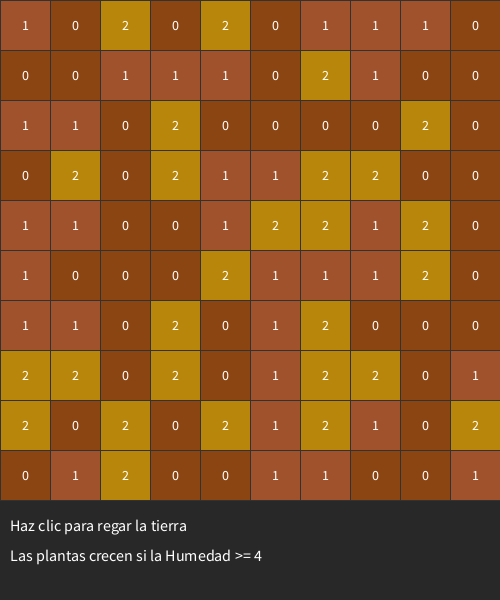
Frame 1 (no input)
Frame 60 (the mouse pressed at the canvas centre just before this capture): identical to frame 1, image omitted
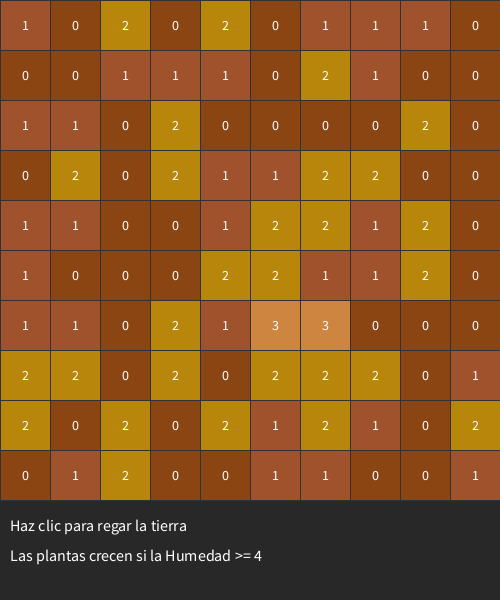
Frame 120 (the mouse held since frame 60 and released just before this capture)

The Processing sketch that drew these frames (run headless with seeded random() and noise(); from frame 60 on, the mouse is pressed at the canvas centre):

// Processing sketch: sketch_04_MatrixAddition
// ── sketch_04_MatrixAddition.pde
// Dimensiones de la cuadrícula (10x10)
int rows = 10;
int cols = 10;
int cellSize = 50; 

// Declaración de las 3 matrices (Mismo tamaño)
int[][] matrizA = new int[rows][cols]; // Humedad base de la tierra
int[][] matrizB = new int[rows][cols]; // Agua añadida por el jugador
int[][] matrizC = new int[rows][cols]; // Humedad Total = A + B

void setup() {
  size(500, 600);
  
  for (int i = 0; i < rows; i++) {
    for (int j = 0; j < cols; j++) {
      matrizA[i][j] = int(random(0, 3));
      matrizB[i][j] = 0; // Al principio no hay agua añadida
    }
  }
}

void draw() {
  background(40);
  
  for (int i = 0; i < rows; i++) {
    for (int j = 0; j < cols; j++) {
      matrizC[i][j] = matrizA[i][j] + matrizB[i][j];
    }
  }

  for (int i = 0; i < rows; i++) {
    for (int j = 0; j < cols; j++) {
      int humedad = matrizC[i][j];
      
      if (humedad == 0) fill(139, 69, 19);       // Marrón oscuro (Muy seco)
      else if (humedad == 1) fill(160, 82, 45);  // Marrón claro
      else if (humedad == 2) fill(184, 134, 11); // Tierra húmeda
      else if (humedad == 3) fill(205, 133, 63); // Tierra muy húmeda
      else fill(34, 139, 34);                    // Verde (Creció planta)
      
      stroke(50);
      strokeWeight(1);
      rect(j * cellSize, i * cellSize, cellSize, cellSize);
      
      if (humedad >= 4) {
        fill(0, 255, 0);
        noStroke();
        ellipse(j * cellSize + cellSize/2, i * cellSize + cellSize/2, 20, 20);
      }
      
      fill(255);
      textSize(14);
      textAlign(CENTER, CENTER);
      text(humedad, j * cellSize + cellSize/2, i * cellSize + cellSize/2);
    }
  }
  
  // Interfaz de Usuario
  fill(255);
  textAlign(LEFT, TOP);
  textSize(16);
  text("Haz clic para regar la tierra ", 10, rows * cellSize + 20);
  text("Las plantas crecen si la Humedad >= 4", 10, rows * cellSize + 50);
}

// Interacción: Regar la tierra
void mousePressed() {
  int col = mouseX / cellSize;
  int row = mouseY / cellSize;
  
  // Validar que el clic esté dentro de la cuadrícula
  if (row >= 0 && row < rows && col >= 0 && col < cols) {
    
    // Añadir agua al centro
    matrizB[row][col] += 2;
    
    // Añadir agua (salpicadura) a las casillas vecinas, si existen
    if (row - 1 >= 0) matrizB[row - 1][col] += 1; // Arriba
    if (row + 1 < rows) matrizB[row + 1][col] += 1; // Abajo
    if (col - 1 >= 0) matrizB[row][col - 1] += 1; // Izquierda
    if (col + 1 < cols) matrizB[row][col + 1] += 1; // Derecha
  }
}
